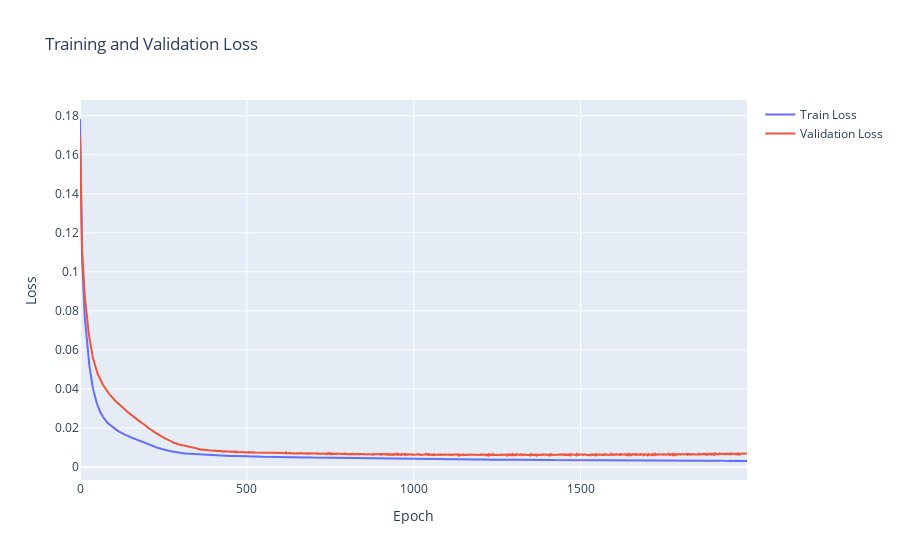

The notebook cell saved with this chart:
### Markdown cell above
# Training

### Code cell
train_losses, val_losses, autormses = model.train_model(trainloader, valloader, data, epochs=2000, lr=0.001)
fig = go.Figure()
fig.add_trace(go.Scatter(x=np.arange(len(train_losses)), y=train_losses, mode='lines', name='Train Loss'))
fig.add_trace(go.Scatter(x=np.arange(len(val_losses)), y=val_losses, mode='lines', name='Validation Loss'))
fig.update_layout(title='Training and Validation Loss', xaxis_title='Epoch', yaxis_title='Loss')
fig.show()

### Figure 1 — Plotly figure (JSON) as saved in the notebook; plotly's stock layout.template omitted (floating-point values rounded to 4 significant figures; data arrays with more than 128 entries replaced by an {"elided": "..."} marker saying what was removed)
{"data": [{"mode": "lines", "name": "Train Loss", "type": "scatter", "x": {"elided": "2000 int values"}, "y": {"elided": "2000 float values"}}, {"mode": "lines", "name": "Validation Loss", "type": "scatter", "x": {"elided": "2000 int values"}, "y": {"elided": "2000 float values"}}], "layout": {"title": {"text": "Training and Validation Loss"}, "xaxis": {"title": {"text": "Epoch"}}, "yaxis": {"title": {"text": "Loss"}}}}
